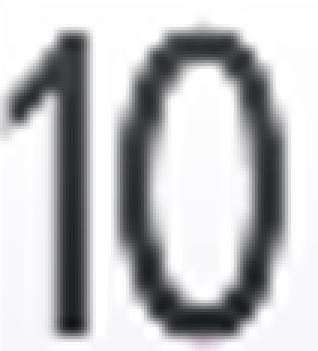
#> input picture GoujiRecognition/rank_templates/10.png, 106 x 117 px, found by its file name (shown 3 times larger); its folder holds only this picture in this run
$ python test1.1.py
#> lines starting #> are read from the running program, lines starting #| are printed output that depends on the picture; after the words box and inside, x2 and y2 are one past the last pixel; in counts of white or black regions, pixels touching at a corner belong together
import cv2
import numpy as np
import matplotlib.pyplot as plt
import os
from collections import Counter


class PokerCardRankDetector:
    def __init__(self, templates_dir):
        """
        初始化扑克牌点数识别器

        参数:
        templates_dir (str): 包含所有点数模板图像的文件夹路径
        """
        # 设置中文字体
        plt.rcParams["font.sans-serif"] = ["Noto Sans CJK SC"]
        plt.rcParams["axes.unicode_minus"] = False

        self.templates = {}
        self.load_templates(templates_dir)

        # 点数名称映射
        self.rank_names = {
            "big_joker": "big_joker",
            "small_joker": "small_joker",
            "A": "A",
            "2": "2",
            "3": "3",
            "4": "4",
            "5": "5",
            "6": "6",
            "7": "7",
            "8": "8",
            "9": "9",
            "10": "10",
            "J": "J",
            "Q": "Q",
            "K": "K",
        }

    def load_templates(self, templates_dir):
        """
        加载所有点数模板图像

        参数:
        templates_dir (str): 包含所有点数模板图像的文件夹路径
        """
#> called with templates_dir = 'rank_templates'
        print(f"正在加载模板图像从 {templates_dir}...")

        if not os.path.exists(templates_dir):
            print(f"错误: 模板目录 {templates_dir} 不存在!")
            return

        # 遍历模板目录中的所有文件
        for filename in os.listdir(templates_dir):
            if filename.endswith((".jpg", ".png", ".jpeg")):
                # 提取点数名称 (假设文件名格式为 "rank_name.jpg")
                rank_name = os.path.splitext(filename)[0]

                # 读取模板图像
                template_path = os.path.join(templates_dir, filename)
                template = cv2.imread(template_path, cv2.IMREAD_GRAYSCALE)
#> template: shape (117, 106); min 21, max 255, mean 191.4

                if template is None:
                    print(f"无法加载模板: {template_path}")
                    continue

                # 存储模板
                self.templates[rank_name] = template
                print(f"已加载模板: {rank_name}")

        print(f"共加载了 {len(self.templates)} 个点数模板")
#| 共加载了 1 个点数模板

    def detect_cards(self, image):
        gray = cv2.cvtColor(image, cv2.COLOR_BGR2GRAY)
        blur = cv2.GaussianBlur(gray, (5, 5), 0)

        thresh = cv2.adaptiveThreshold(
            blur, 255, cv2.ADAPTIVE_THRESH_GAUSSIAN_C, cv2.THRESH_BINARY_INV, 11, 2
        )

        # 添加形态学操作（先注释掉）
        # kernel = cv2.getStructuringElement(cv2.MORPH_RECT, (5,5))  # 使用较小核
        # dilated = cv2.dilate(thresh, kernel, iterations=1)
        # thresh = dilated

        contours, _ = cv2.findContours(
            thresh, cv2.RETR_EXTERNAL, cv2.CHAIN_APPROX_SIMPLE
        )

        cards = []
        for contour in contours:
            x, y, w, h = cv2.boundingRect(contour)

            # 基础条件
            if w > 15 and h > 30:  # 适当放大最小尺寸
                aspect_ratio = w / h
                if 0.3 < aspect_ratio < 2.0:  # 保守宽高比
                    # 添加安全区域裁剪
                    try:
                        card_img = image[
                            max(0, y - 2) : min(image.shape[0], y + h + 2),
                            max(0, x - 2) : min(image.shape[1], x + w + 2),
                        ]
                        cards.append((card_img, (x, y, w, h)))
                    except:
                        continue

        print(f"优化后检测到 {len(cards)} 个候选区域")
        return cards

    def extract_rank_region(self, card_img):
        """改进的点数区域提取"""
        h, w = card_img.shape[:2]

        # 扩大检测区域（适应"10"的情况）
        return cv2.cvtColor(
            card_img[0 : int(h / 3), 0 : int(w / 2)],  # 扩大宽度到1/2
            cv2.COLOR_BGR2GRAY,
        )

    def extract_rank_region(self, card_img):
        """
        从扑克牌图像中提取左上角的点数区域

        参数:
        card_img (numpy.ndarray): 单张扑克牌图像

        返回:
        numpy.ndarray: 点数区域图像
        """
        # 获取图像尺寸
        h, w = card_img.shape[:2]

        # 提取左上角区域 (假设点数在左上角)
        # 根据实际情况调整比例
        corner_img = card_img[0 : int(h / 3), 0 : int(w / 2)]
        # corner_img = card_img[0 : int(h / 5), 0 : int(w / 4)]
        cv2.imwrite("debug_roi.jpg", corner_img)
        # 转换为灰度图
        if len(corner_img.shape) > 2:
            corner_img = cv2.cvtColor(corner_img, cv2.COLOR_BGR2GRAY)

        # 二值化处理
        _, thresh = cv2.threshold(corner_img, 120, 255, cv2.THRESH_BINARY)

        return thresh

    def identify_rank(self, corner_img):
        """改进的识别逻辑"""
        # 预处理增强对比度
        _, processed = cv2.threshold(
            cv2.GaussianBlur(corner_img, (3, 3), 0),
            0,
            255,
            cv2.THRESH_BINARY + cv2.THRESH_OTSU,
        )

        best_match = None
        highest_score = -1

        for rank_name, template in self.templates.items():
            try:
                # 动态调整模板大小
                scaled_template = cv2.resize(
                    template,
                    (processed.shape[1], processed.shape[0]),
                    interpolation=cv2.INTER_AREA,
                )

                result = cv2.matchTemplate(
                    processed, scaled_template, cv2.TM_CCOEFF_NORMED
                )
                _, max_val, _, _ = cv2.minMaxLoc(result)

                if max_val > highest_score:
                    highest_score = max_val
                    best_match = rank_name
            except:
                continue

        # 降低匹配阈值适应复杂情况
        return (best_match, highest_score) if highest_score > 0.4 else (None, 0)

    def process_image(self, image_path, output_dir=None):
        """
        处理图像并统计每个点数的数量

        参数:
        image_path (str): 输入图像路径
        output_dir (str, optional): 输出目录，用于保存标记后的图像

        返回:
        dict: 每个点数的数量统计
        """
#> called with image_path = 'test.png', output_dir = 'output'
        # 读取图像
        image = cv2.imread(image_path)
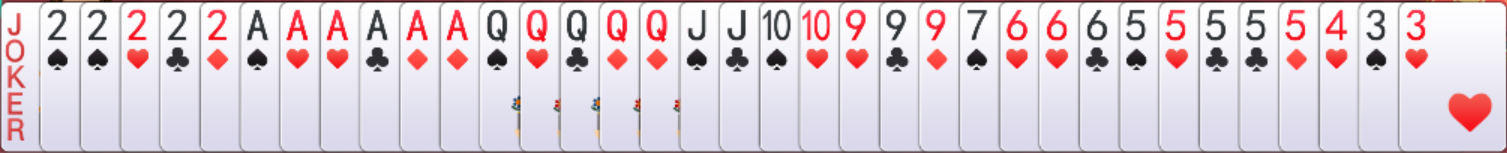
#> input picture GoujiRecognition/test.png, 1507 x 153 px, found by its file name
#> image is the input picture: shape (153, 1507, 3); mean B, G, R 217.5, 208.8, 220.8
        if image is None:
            print(f"无法读取图像: {image_path}")
            return {}

        # 调试步骤1：显示阈值处理结果
        gray = cv2.cvtColor(image, cv2.COLOR_BGR2GRAY)
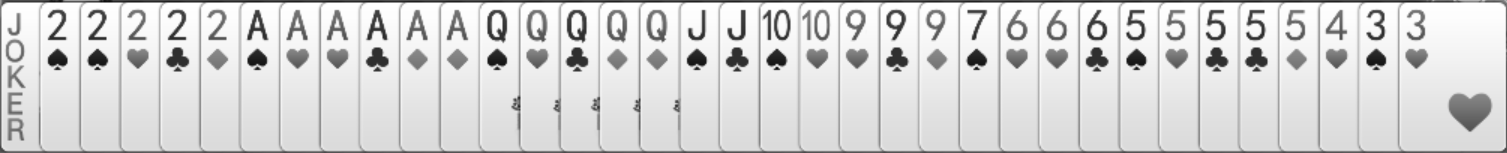
#> gray: shape (153, 1507); min 12, max 255, mean 213.4
        thresh = cv2.adaptiveThreshold(
            cv2.GaussianBlur(gray, (5, 5), 0),
            255,
            cv2.ADAPTIVE_THRESH_GAUSSIAN_C,
            cv2.THRESH_BINARY_INV,
            11,
            2,
        )
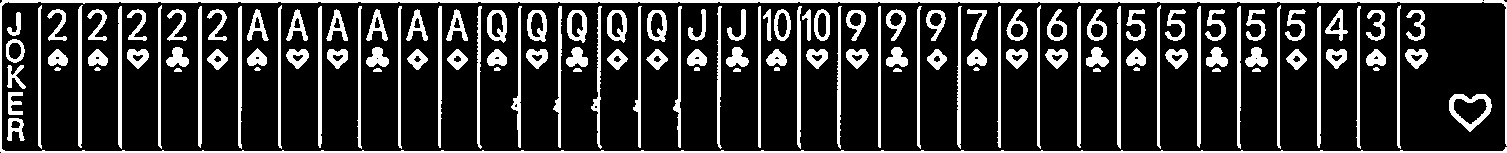
#> thresh: shape (153, 1507); 19.9% white; 131 white regions
        cv2.imwrite("debug_thresh.jpg", thresh)

        # 调试步骤2：显示轮廓检测结果
        contours, _ = cv2.findContours(
            thresh, cv2.RETR_EXTERNAL, cv2.CHAIN_APPROX_SIMPLE
        )
#> contours = 131 contours, 16 with area under 20; largest, box (x1, y1, x2, y2) and area: (0, 0, 1507, 153) 4834, (1449, 94, 1492, 132) 1078, (567, 10, 587, 43) 508, (487, 10, 507, 43) 508, (607, 10, 627, 43) 506
        contour_img = image.copy()
        cv2.drawContours(contour_img, contours, -1, (0, 255, 0), 2)
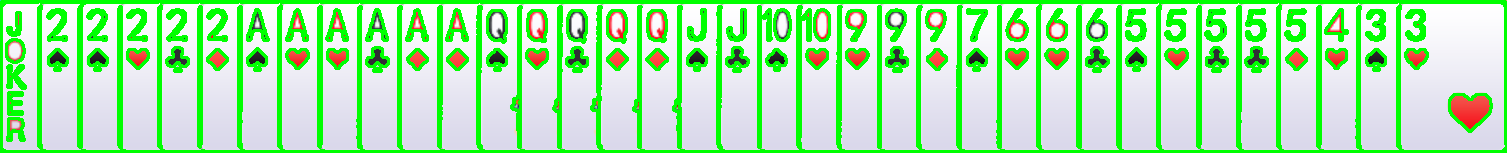
#> contour_img: shape (153, 1507, 3); mean B, G, R 170.8, 232.6, 168.7
        cv2.imwrite("debug_contours.jpg", contour_img)

        # [18 lines of commented-out code are left out]
        result_image = image.copy()

        # 检测卡片
        cards = self.detect_cards(image)
#> in detect_cards, `blur = cv2.GaussianBlur(gray, (5, 5), 0)`:
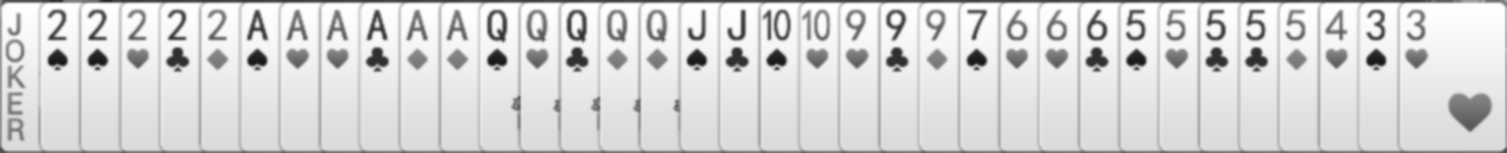
#> blur: shape (153, 1507); min 24, max 255, mean 213.5
#> the loop in detect_cards, `for contour in contours:` made 131 passes
#> (x, y, w, h, aspect_ratio) on passes 2, 59, 60, 61, 62, 63, 64, 65, 66, 67, 68, 69: (1449, 94, 43, 38, 1.13), (1406, 10, 19, 31, 0.613), (1366, 10, 19, 31, 0.613), (926, 10, 20, 31, 0.645), (846, 10, 20, 31, 0.645), (647, 10, 20, 32, 0.625), (607, 10, 20, 33, 0.606), (567, 10, 20, 33, 0.606), (527, 10, 20, 32, 0.625), (487, 10, 20, 33, 0.606), (1325, 9, 23, 32, 0.719), (1285, 9, 21, 32, 0.656)
#> (x, y, w, h) on passes 1, 3, 4, 5, 6, 7: (7, 118, 18, 23), (8, 92, 15, 23), (1252, 68, 9, 4), (1212, 68, 9, 4), (1093, 68, 8, 4), (893, 68, 9, 4)
#> pass 2, in detect_cards, `card_img = image[ max(0, y - 2) : min(image.shape[0], y + h + 2), max(..`:
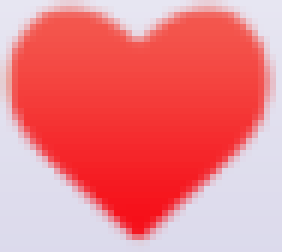
#> card_img: shape (42, 47, 3) (shown 6 times larger); mean B, G, R 132.2, 126.7, 235.7
#> after the loop in detect_cards, `for contour in contours:`: cards = 36 items
#| 优化后检测到 36 个候选区域
#> cards = 36 items
        print(f"检测到 {len(cards)} 张扑克牌")
#| 检测到 36 张扑克牌

        # 存储每张牌的识别结果
        detections = []

        # 处理每张牌
        for i, (card_img, (x, y, w, h)) in enumerate(cards):
            # 提取点数区域
            corner_img = self.extract_rank_region(card_img)

            # 识别点数
            rank, confidence = self.identify_rank(corner_img)

            # 处理识别结果
            if rank:
                rank_display = self.rank_names.get(rank, rank)
                detections.append(rank)

                # 在原图上绘制矩形和标签
                cv2.rectangle(result_image, (x, y), (x + w, y + h), (0, 255, 0), 2)
                label = f"{rank_display} ({confidence:.2f})"
                cv2.putText(
                    result_image,
                    label,
                    (x, y - 10),
                    cv2.FONT_HERSHEY_SIMPLEX,
                    0.5,
                    (0, 255, 0),
                    2,
                )
            else:
                # 无法识别的牌
                cv2.rectangle(result_image, (x, y), (x + w, y + h), (0, 0, 255), 2)
                cv2.putText(
                    result_image,
                    "未知",
                    (x, y - 10),
                    cv2.FONT_HERSHEY_SIMPLEX,
                    0.5,
                    (0, 0, 255),
                    2,
                )
#> this loop made 36 passes
#> (x, y) on passes 1 to 12: (1449, 94), (1406, 10), (1366, 10), (926, 10), (846, 10), (647, 10), (607, 10), (567, 10), (527, 10), (487, 10), (1325, 9), (1285, 9)
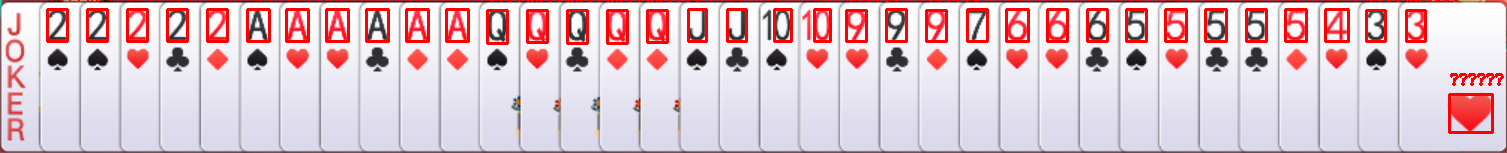
#> result_image: shape (153, 1507, 3); 5.33% of pixels changed, all inside (x1, y1, x2, y2) = (46, 0, 1504, 134)
#> after the loop, detections = []

        # 统计每个点数的数量
        rank_counts = Counter(detections)
#> rank_counts = 0 items

        # 显示并保存结果图像
        plt.figure(figsize=(12, 8))
        plt.imshow(cv2.cvtColor(result_image, cv2.COLOR_BGR2RGB))
        plt.axis("off")
        plt.title("扑克牌点数识别结果")

        # 如果指定了输出目录则保存结果图像
        if output_dir:
            if not os.path.exists(output_dir):
                os.makedirs(output_dir)
            output_path = os.path.join(output_dir, "result.jpg")
            cv2.imwrite(output_path, result_image)
            print(f"已保存结果图像到: {output_path}")

        plt.show()

        return rank_counts


# 使用示例
if __name__ == "__main__":
    # 创建模板目录 (存放各点数的小图片)
    templates_dir = "rank_templates"

    # 确保模板目录存在
    if not os.path.exists(templates_dir):
        os.makedirs(templates_dir)
        print(f"创建了模板目录: {templates_dir}")
        print("请将每个点数的小图片放入此目录，命名格式为 'A.jpg'、'2.jpg' 等")

    # 初始化检测器
    detector = PokerCardRankDetector(templates_dir)

    # 替换为你的游戏截图路径
    image_path = "test.png"

    # 处理图像
    output_dir = "output"
    rank_counts = detector.process_image(image_path, output_dir)
#> rank_counts = 0 items

    # 打印统计结果
    print("\n扑克牌点数统计结果:")
    for rank, count in rank_counts.items():
        rank_display = detector.rank_names.get(rank, rank)
        print(f"{rank_display}: {count} 张")
#> this loop made 0 passes
